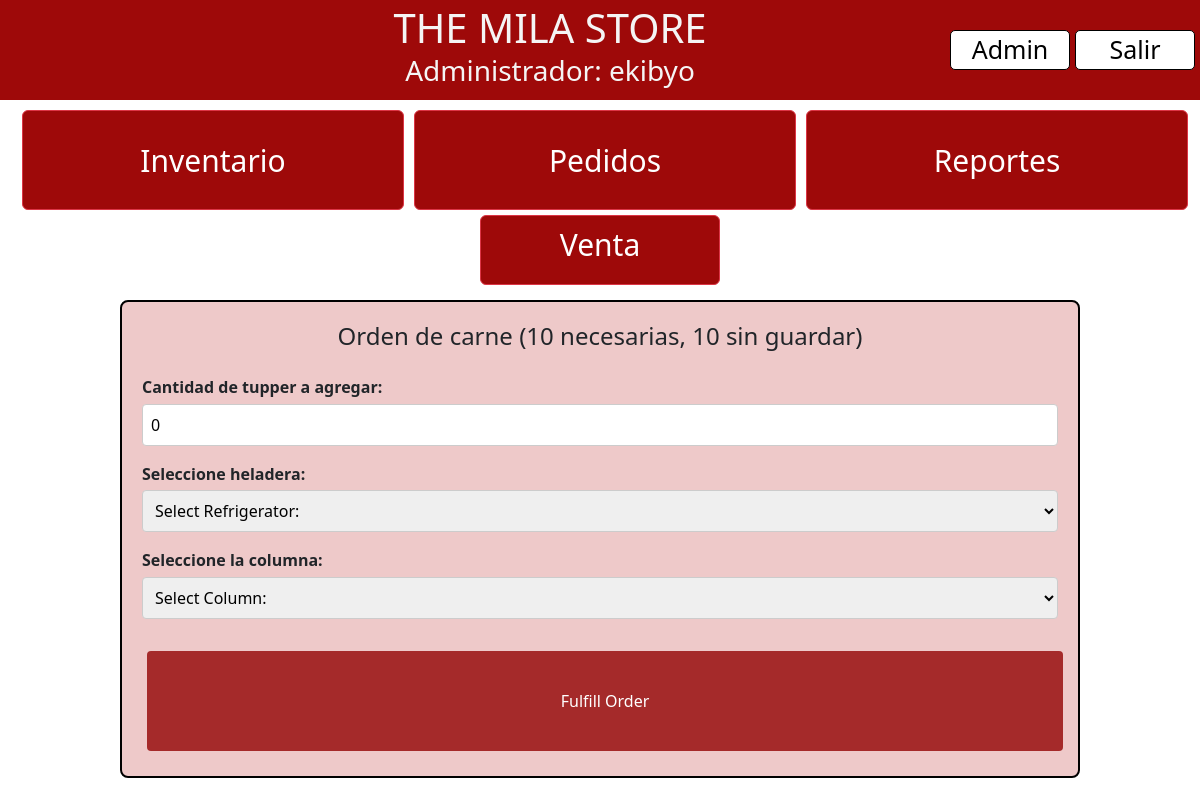
Screenshot of /orders/ (signed in) with the database file from the repository.
### inventory/models.py (models this page shows, shortened)
class Order(models.Model):
    cut = models.ForeignKey(Cut, on_delete=models.CASCADE)
    tuppers_requested = models.IntegerField()
    created_at = models.DateTimeField(auto_now_add=True)
    tuppers_remaining = models.IntegerField()
    scheduled_date = models.DateTimeField(blank=True, null=True)
    expiration_date = models.DateTimeField(blank=True, null=True)

class Cut(models.Model):
    name = models.CharField(max_length=100, default='test')
    milas_per_tupper = models.IntegerField()
    reorder_threshold = models.IntegerField(default=10)
    reorder_tuppers = models.IntegerField(default=10)
    is_order_pending = models.BooleanField(default=False)
    color = ColorField(default='#FF0000')
    unit_price = models.DecimalField(max_digits=10, decimal_places=2, default=0.00)
    days_until_expiration = models.IntegerField(default=7)

### inventory/views.py (the view, shortened to what this page needs)
# urls.py: path('orders/', views.orders, name='orders'),
@login_required
def orders(request):
    unfulfilled_orders = Order.objects.filter(tuppers_remaining__gt=0)
    forms = [(order, FulfillOrderForm(order=order)) for order in unfulfilled_orders]
    context = {'forms': forms}
    return render(request, 'inventory/orders.html', context)

### inventory/templates/inventory/orders.html (shortened to what this page needs)
{% extends 'base.html' %}
{% load static %}
{% block css_files %}
    <link rel="stylesheet" href="{% static "inventory/orders.css" %}">
{% endblock %}
{% block content %}
    {% for order, form in forms %}
        <form method="POST" class="form-styled">
            <h2>
                Orden de {{ order.cut.name }}
                ({{ order.tuppers_requested }} necesarias,
                {{ order.tuppers_remaining }} sin guardar)
            </h2>
            {{ form.as_p }}
            <button type="submit">Fulfill Order</button>
        </form>
    {% endfor %}
{% endblock %}

### templates/base.html (shortened to what this page needs)
{% load static %}
<!DOCTYPE html>
<html lang="esp">
<head>
    <link href="https://cdn.jsdelivr.net/npm/bootstrap@5.3.3/dist/css/bootstrap.min.css" rel="stylesheet"
>
    <link rel="stylesheet" href="{% static "base.css" %}">
    {% block css_files %}{% endblock %}
</head>
<body>
    <header id="navbar">
        <div id="tit">
            <h1>THE MILA STORE </h1>
            <h3>{% if user.is_staff or user.is_superuser %}Administrador{% else %}Empleado{% endif %}: {{ user.username }}</h3>
        </div>
        {% if user.is_staff or user.is_superuser %}
            <a href="{% url 'admin:index' %}" id="secondary">Admin</a>
        {% endif %}
        <a href="{% url 'logout' %}" id="secondary">Salir</a>
    </header>
    <div class="container-fluid">
        <a href="{% url 'inventory' %}"><button type="button" class="btn btn-danger">Inventario</button></a>
        <a href="{% url 'orders' %}"><button type="button" class="btn btn-danger">Pedidos</button></a>
        <a href="{% url 'reports' %}"><button type="button" class="btn btn-danger">Reportes</button></a>
    </div>
    <div  class="centered-container" >
    <a href="{% url 'sell_milas' %}" id="ventanaventa" class="btn btn-danger venta" >Venta</a>
    </div>
        {% block content %}
    {% endblock %}
</body>
</html>

### static/base.css (style rules this page uses)
html,body { margin: 0; }
header { display: flex; align-items: center; justify-content: space-between; background-color:#9e0909; font-size: 30px; width: 100%; height: 100px; color: whitesmoke; }
.btn-danger { width:100%; height: 100px; font-size:30px; margin:5px; background-color:#9e0909; }
.container-fluid { width:100%; display:flex; flex-direction:row; }
.container-fluid a, button { width:40%; height: 100px; font-size:25px; margin:5px; }
#secondary { text-align: center; width: 10%; background-color: white; color: black; margin-right: 5px; font-size: 25px; border: 1px solid black; text-decoration: none; border-radius: 5px; transition: background-color 0.3s, color 0.3s; }
#tit { padding-left:150px; margin:auto; text-align: center; }
h1 { text-align: center; display: inline-block; margin: 0; }
.venta { width: 20%; height: 70px; background-color:#9e0909; margin-left:40%; color:white; font-size:30px; }
.centered-container { display: flex; }

### inventory/static/inventory/orders.css (style rules this page uses)
.form-styled { width:80%; margin: 10px auto; border: 2px solid black; border-radius: 8px; padding: 20px; background-color: #eec9c9; }
.form-styled h2 { text-align: center; font-size: 1.5em; margin-bottom: 1em; }
.form-styled p { display: flex; flex-direction: column; margin-bottom: 1em; }
.form-styled p label { font-weight: bold; margin-bottom: 0.3em; }
.form-styled input[type="number"], .form-styled select, .form-styled input[type="text"] { padding: 8px; font-size: 1em; border: 1px solid #ccc; border-radius: 4px; width: 100%; }
.form-styled button[type="submit"] { width: 100%; padding: 10px; background-color: brown; color: white; font-size: 1em; border: none; border-radius: 4px; cursor: pointer; margin-top: 1em; }

### rows the page displays
Order: cut.name "carne", tuppers_requested "10", tuppers_remaining "10", tuppers_to_add "0"

### other values shown
{{ user.username }} "ekibyo"
